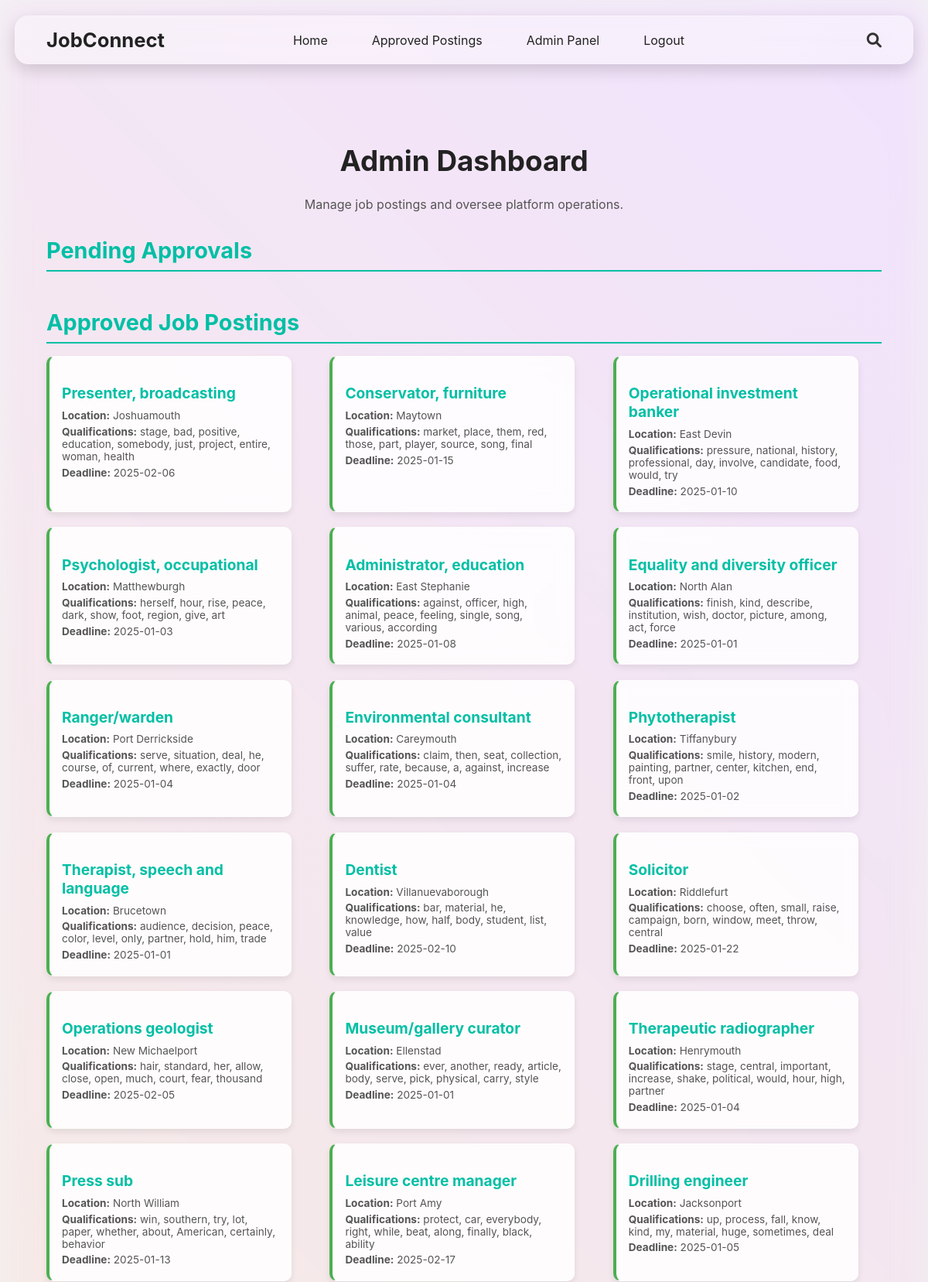
The page /admin-panel (signed in, upper part) on the database its author committed.
### app.py (models this page shows, shortened)
class JobPosting(db.Model):
    id = db.Column(db.Integer, primary_key=True)
    title = db.Column(db.String(100), nullable=False)
    location = db.Column(db.String(100), nullable=False)
    description = db.Column(db.Text, nullable=False)
    qualifications = db.Column(db.Text, nullable=False)
    deadline = db.Column(db.String(50), nullable=False)
    posted_by = db.Column(db.Integer, db.ForeignKey('user.id'), nullable=True)
    approved = db.Column(db.Boolean, default=False)
    application_questions = db.Column(db.Text, nullable=True)
    employer = db.relationship('User', backref='job_postings', lazy=True)

### app.py (the view)
@app.route('/admin-panel', methods=['GET', 'POST'])
@login_required
def admin_panel():
    if current_user.role != 'admin':
        flash("Access restricted to administrators only.", "error")
        return redirect(url_for('index'))
    unapproved_jobs = JobPosting.query.filter_by(approved=False).all()
    approved_jobs = JobPosting.query.filter_by(approved=True).all()
    return render_template('admin_panel.html', unapproved_jobs=unapproved_jobs, approved_jobs=approved_jobs)

### app.py (called while the page is built, shortened)
@app.before_request
def create_tables():
    db.create_all()

@app.before_request
def ensure_admin_user():
    existing_admin = User.query.filter_by(username="admin").first()

@login_manager.user_loader
def load_user(user_id):
    if not user_id:
        print("Debug: Received user_id=None in load_user function")
        return None  # Return None if user_id is invalid
    try:
        return User.query.get(int(user_id))
    except ValueError:
        print(f"Debug: Invalid user_id={user_id}")
        return None

### templates/admin_panel.html (shortened to what this page needs)
<!DOCTYPE html>
<html lang="en">
<head>
  <link rel="stylesheet" href="{{ url_for('static', filename='css/admin_panel.css') }}">
  <link rel="stylesheet" href="https://cdnjs.cloudflare.com/ajax/libs/font-awesome/6.0.0/css/all.min.css">
</head>
<body>
  <div class="background"></div>
   <header class="navbar">
    <div class="navbar-left">
      <a href="{{ url_for('index') }}" class="logo">JobConnect</a>
    </div>
    <ul class="nav-links">
      <li><a href="{{ url_for('index') }}">Home</a></li>
      <li><a href="{{ url_for('approved_postings') }}">Approved Postings</a></li>
      {% if current_user.is_authenticated %}
        {% if current_user.role == 'admin' %}
          <li><a href="{{ url_for('admin_panel') }}">Admin Panel</a></li>
          <li><a href="{{ url_for('logout') }}">Logout</a></li>
        {% elif current_user.role == 'employer' %}
          <li><a href="{{ url_for('employer_dashboard') }}">Dashboard</a></li>
        {% elif current_user.role == 'student' %}
          <li><a href="{{ url_for('student_dashboard') }}">Dashboard</a></li>
        {% endif %}
      {% else %}
        <li><a href="{{ url_for('login') }}">Login</a></li>
        <li><a href="{{ url_for('register') }}">Register</a></li>
      {% endif %}
    </ul>
    <div class="nav-icons">
      <i class="fas fa-search search-icon" onclick="openSearch()"></i>
    </div>
  </header>
    <main class="container">
        <div class="dashboard-header">
            <h1>Admin Dashboard</h1>
            <p>Manage job postings and oversee platform operations.</p>
        </div>
        <section class="admin-section">
            <h2>Pending Approvals</h2>
        </section>
        <section class="admin-section">
            <h2>Approved Job Postings</h2>
            <div class="dashboard-grid">
                {% for job in approved_jobs %}
                <div class="dashboard-card approved">
                    <h3>{{ job.title }}</h3>
                    <p><strong>Location:</strong> {{ job.location }}</p>
                    <p><strong>Qualifications:</strong> {{ job.qualifications }}</p>
                    <p><strong>Deadline:</strong> {{ job.deadline }}</p>
                </div>
                {% endfor %}
            </div>
        </section>
    </main>
</body>
</html>

### static/css/admin_panel.css (style rules this page uses)
.navbar { position: fixed; top: 20px; left: 50%; transform: translateX(-50%); width: 90%; max-width: 1200px; background: rgba(255, 255, 255, 0.4); backdrop-filter: blur(12px); -webkit-backdrop-filter: blur(12px); border-radius: 18px; display: flex; align-items: center; justify-content: space-between; padding: 15px 40px; box-shadow: 0 8px 20px rgba(0, 0, 0, 0.15); border: 1px solid rgba(255, 255, 255, 0.2); z-index: 1000; }
.logo { font-size: 1.6rem; font-weight: bold; color: #222; text-decoration: none; margin-right: auto; }
.nav-links { display: flex; gap: 25px; list-style: none; margin: 0 auto; }
.nav-links li { position: relative; }
.nav-links a { text-decoration: none; color: #222; font-size: 1rem; padding: 0.5rem 1rem; position: relative; transition: all 0.3s ease; }
.nav-links a::after { content: ""; position: absolute; left: 0; bottom: -3px; width: 100%; height: 2px; background-color: #00bfa5; transform: scaleX(0); transition: transform 0.3s ease; }
.nav-icons { display: flex; align-items: center; gap: 20px; margin-left: auto; }
.nav-icons i { font-size: 1.2rem; color: #333; cursor: pointer; transition: color 0.3s ease; }
.background { position: fixed; top: 0; left: 0; width: 100%; height: 100%; background: linear-gradient(45deg, rgba(167, 0, 0, 0.7) 10%, rgba(220, 255, 220, 0.7) 30%, rgba(220, 220, 255, 0.7) 50%, rgba(255, 240, 200, 0.7) 70%, rgba(240, 220, 255, 0.7) 90%); background-size: 300% 300%; filter: blur(20px); animation: moveGradient 10s infinite alternate ease-in-out; z-index: -1; }
body { margin: 0; font-family: 'Inter', sans-serif; background: linear-gradient(135deg, #f4f4f4, #eaeaea); color: #333; }
.container { margin: 8rem auto 4rem; width: 90%; max-width: 1200px; padding: 2rem; text-align: center; }
.dashboard-header { text-align: center; margin-bottom: 2rem; }
.dashboard-header h1 { font-size: 2.3rem; font-weight: bold; color: #222; }
.dashboard-header p { font-size: 1rem; color: #555; }
.admin-section { margin-top: 2rem; }
.admin-section h2 { font-size: 1.8rem; color: #00bfa5; text-align: left; margin-bottom: 1rem; border-bottom: 2px solid #00bfa5; padding-bottom: 0.5rem; }
.dashboard-grid { display: grid; grid-template-columns: repeat(auto-fit, minmax(280px, 1fr)); gap: 1.2rem; justify-content: center; }
.dashboard-card { background: rgba(255, 255, 255, 0.85); backdrop-filter: blur(10px); border-radius: 10px; padding: 1rem; box-shadow: 0 4px 8px rgba(0, 0, 0, 0.08); border: 1px solid rgba(255, 255, 255, 0.3); transition: transform 0.2s ease, box-shadow 0.2s ease; display: flex; flex-direction: column; align-items: flex-start; text-align: left; max-width: 280px; }
.dashboard-card h3 { font-size: 1.2rem; font-weight: bold; color: #00bfa5; margin-bottom: 0.4rem; }
.dashboard-card p { font-size: 0.85rem; color: #555; margin: 0.15rem 0; }
.dashboard-card.approved { border-left: 4px solid #4caf50; }

### rows shown on the page
JobPosting: title "Presenter, broadcasting", location "Joshuamouth", qualifications "stage, bad, positive, education, somebody, just, project, entire, woman, health", deadline "2025-02-06"
JobPosting: title "Conservator, furniture", location "Maytown", qualifications "market, place, them, red, those, part, player, source, song, final", deadline "2025-01-15"
JobPosting: title "Operational investment banker", location "East Devin", qualifications "pressure, national, history, professional, day, involve, candidate, food, would, try", deadline "2025-01-10"
JobPosting: title "Psychologist, occupational", location "Matthewburgh", qualifications "herself, hour, rise, peace, dark, show, foot, region, give, art", deadline "2025-01-03"
JobPosting: title "Administrator, education", location "East Stephanie", qualifications "against, officer, high, animal, peace, feeling, single, song, various, according", deadline "2025-01-08"
JobPosting: title "Equality and diversity officer", location "North Alan", qualifications "finish, kind, describe, institution, wish, doctor, picture, among, act, force", deadline "2025-01-01"
JobPosting: title "Ranger/warden", location "Port Derrickside", qualifications "serve, situation, deal, he, course, of, current, where, exactly, door", deadline "2025-01-04"
JobPosting: title "Environmental consultant", location "Careymouth", qualifications "claim, then, seat, collection, suffer, rate, because, a, against, increase", deadline "2025-01-04"
JobPosting: title "Phytotherapist", location "Tiffanybury", qualifications "smile, history, modern, painting, partner, center, kitchen, end, front, upon", deadline "2025-01-02"
JobPosting: title "Therapist, speech and language", location "Brucetown", qualifications "audience, decision, peace, color, level, only, partner, hold, him, trade", deadline "2025-01-01"
JobPosting: title "Dentist", location "Villanuevaborough", qualifications "bar, material, he, knowledge, how, half, body, student, list, value", deadline "2025-02-10"
JobPosting: title "Solicitor", location "Riddlefurt", qualifications "choose, often, small, raise, campaign, born, window, meet, throw, central", deadline "2025-01-22"
JobPosting: title "Operations geologist", location "New Michaelport", qualifications "hair, standard, her, allow, close, open, much, court, fear, thousand", deadline "2025-02-05"
JobPosting: title "Museum/gallery curator", location "Ellenstad", qualifications "ever, another, ready, article, body, serve, pick, physical, carry, style", deadline "2025-01-01"
JobPosting: title "Therapeutic radiographer", location "Henrymouth", qualifications "stage, central, important, increase, shake, political, would, hour, high, partner", deadline "2025-01-04"
JobPosting: title "Press sub", location "North William", qualifications "win, southern, try, lot, paper, whether, about, American, certainly, behavior", deadline "2025-01-13"
JobPosting: title "Leisure centre manager", location "Port Amy", qualifications "protect, car, everybody, right, while, beat, along, finally, black, ability", deadline "2025-02-17"
JobPosting: title "Drilling engineer", location "Jacksonport", qualifications "up, process, fall, know, kind, my, material, huge, sometimes, deal", deadline "2025-01-05"
